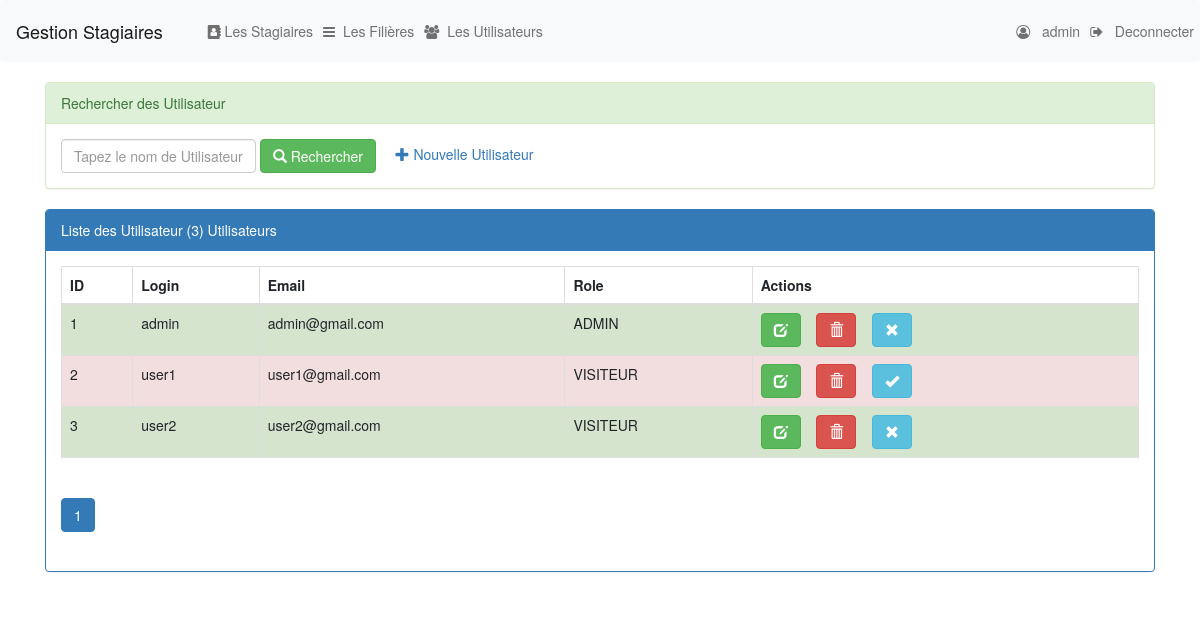
Screenshot of /pages/utilisateurs.php (signed in) with the database file from the repository.
### tables this page shows
create table utilisateur(
    iduser int(4) auto_increment primary key,
    login varchar(50),
    email varchar(255),
    role varchar(50),    
    etat int(1),         
    pwd varchar(255)
);

### pages/utilisateurs.php (the view, shortened to what this page needs)
<?php
        require_once("coonexiondb.php");
        $login=isset($_GET['login'])?$_GET['login']:"";
        $size=isset($_GET['size']) ? $_GET['size']:6;
        $page=isset($_GET['page']) ? $_GET['page']:1;
        $requeteUser="select * from utilisateur where login like '%$login%'";
        $requeteCount="select count(*) counUser from utilisateur";
        $resUser=$conn->query($requeteUser);
        $resCount=$conn->query($requeteCount);
        $tot=$resCount->fetch();
        $nbtot=$tot['counUser'];
        $rest=$nbtot % $size;
        if($rest===0)
         $nbrPage=$nbtot/$size;
        else
         $nbrPage=floor($nbtot/$size)+1;
?>
<!DOCTYPE html>
<html>
    <head>
    <link href="https://cdn.jsdelivr.net/npm/bootstrap@5.1.3/dist/css/bootstrap.min.css" rel="stylesheet">
    <link rel="stylesheet" type="text/css" href="../css/bootstrap.min.css">
    <link rel="stylesheet" type="text/css" href="../css/font-awesome.min.css">
    </head>
    <body>
        <?php include("menu.php")?>
        <div class="container">
            <div class="panel panel-success">
            <div class="panel-heading">Rechercher des Utilisateur</div>
            <div class="panel-body">
                 <form action="utilisateurs.php" method="get" class="form-inline">
                     <div class="form-group">
                     <input type="text" name="login" id="login" placeholder="Tapez le nom de Utilisateur" value="<?php echo $login ?>"  class="form-control">
                     </div>
                     <button type="submit" class="btn btn-success"><span class="glyphicon glyphicon-search"></span> Rechercher</button>
                     <a href="nouvelleUtilisateur.php"><span class="glyphicon glyphicon-plus"></span> Nouvelle Utilisateur</a>
                 </form>
            </div>
            </div>
            <div class="panel panel-primary">
            <div class="panel-heading">Liste des Utilisateur (<?php echo $nbtot ?>) Utilisateurs </div>
            <div class="panel-body">
                <table class="table table-striped table-bordered">
                    <thead>
                        <tr>
                        <th scope="col">ID </th>
                        <th scope="col"> Login </th>
                        <th scope="col"> Email </th>
                        <th scope="col"> Role </th>
                        <th scope="col"> Actions </th>
                        </tr>
                    </thead>
                    <tbody>
                            <?php while($utilisat=$resUser->fetch()){ ?>
                                <tr class="<?php echo $utilisat['etat']==1?'success':'danger'?>">
                                    <td><?php echo $utilisat['iduser'] ?> </td>
                                    <td><?php echo $utilisat['login'] ?> </td>
                                    <td><?php echo $utilisat['email'] ?> </td>
                                    <td><?php echo $utilisat['role'] ?> </td>
                                        <td>
                                            <a class="btn btn-success btn-edit-delete" href="editerUtilisateur.php?idU=<?php echo $utilisat['iduser'] ?>">
                                                <span class="glyphicon glyphicon-edit"></span>
                                            </a>
                                            <a class="btn btn-danger btn-edit-delete" onclick="return confirm('Etes vous sur de vouloir supprimer le stagiaire')"
                                            href="supprimerUtilisateur.php?idU=<?php echo $utilisat['iduser'] ?>">
                                                <span class="glyphicon glyphicon-trash"></span>
                                            </a>
                                            <a class="btn btn-info btn-edit-delete" href="activeUser.php?idU=<?php echo $utilisat['iduser'] ?>&etat=<?php echo $utilisat['etat']  ?>">
                                               <?php
                                                  if($utilisat['etat']==1)
                                                   echo '<span class="glyphicon glyphicon-remove"> </span>';
                                                  else
                                                   echo '<span class="glyphicon glyphicon-ok"> </span>';
                                               ?>
                                            </a>
                                        </td>
                                 </tr>
                             <?php } ?>
                        </tbody>
                </table>
                <div>
                <ul class="pagination">
                        <?php for($i=1;$i<=$nbrPage;$i++){ ?>
                            <li class="<?php if($i==$page) echo 'active' ?>">
                                <a href="utilisateurs.php?page=<?php echo $i;?>&login=<?php echo $login ?>">  <?php echo $i; ?>   </a>
                             </li>
                        <?php } ?>
                    </ul>
                </div>
            </div>
            </div>
        </div>
    </body>
</html>

### rows the page displays
utilisateur: iduser "1", login "admin", email "admin@gmail.com", role "ADMIN", etat 1 (drawn)
utilisateur: iduser "2", login "user1", email "user1@gmail.com", role "VISITEUR", etat 0 (drawn)
utilisateur: iduser "3", login "user2", email "user2@gmail.com", role "VISITEUR", etat 1 (drawn)

### other values shown
$_SESSION['user']['login'] "admin"
$nbtot "3"
